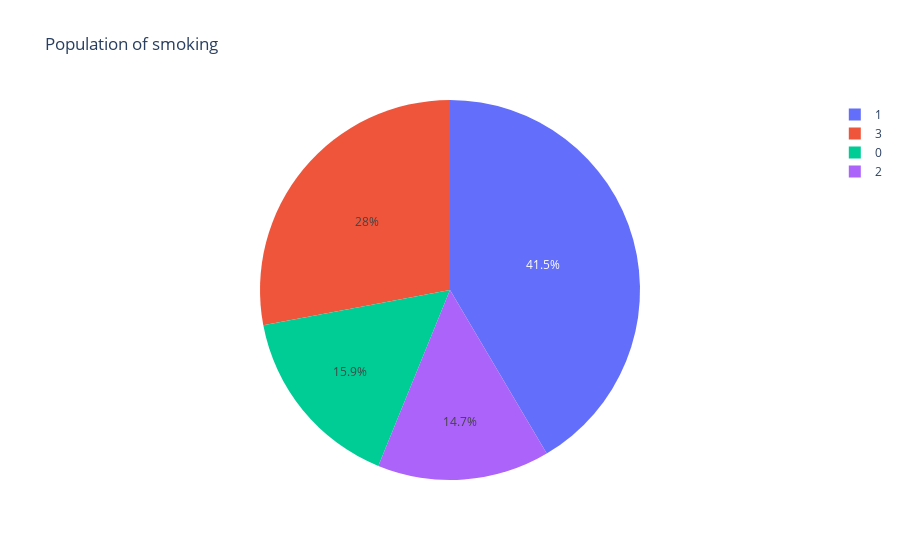

The notebook cell saved with this chart:
### Markdown cell above
#### using plotly

### Code cell
import plotly.express as px
# This dataframe has 244 lines, but 4 distinct values for `day`

fig = px.pie(df, values='gender', names='smoking_status',title='Population of smoking',
            
            )
fig.show()

### Figure 1 — Plotly figure (JSON) as saved in the notebook; plotly's stock layout.template omitted (floating-point values rounded to 4 significant figures; data arrays with more than 128 entries replaced by an {"elided": "..."} marker saying what was removed)
{"data": [{"domain": {"x": [0, 1], "y": [0, 1]}, "hovertemplate": "smoking_status=%{label}<br>gender=%{value}<extra></extra>", "labels": {"elided": "4909 int values"}, "legendgroup": "", "name": "", "showlegend": true, "type": "pie", "values": {"elided": "4909 int values"}}], "layout": {"legend": {"tracegroupgap": 0}, "title": {"text": "Population of smoking"}}}
